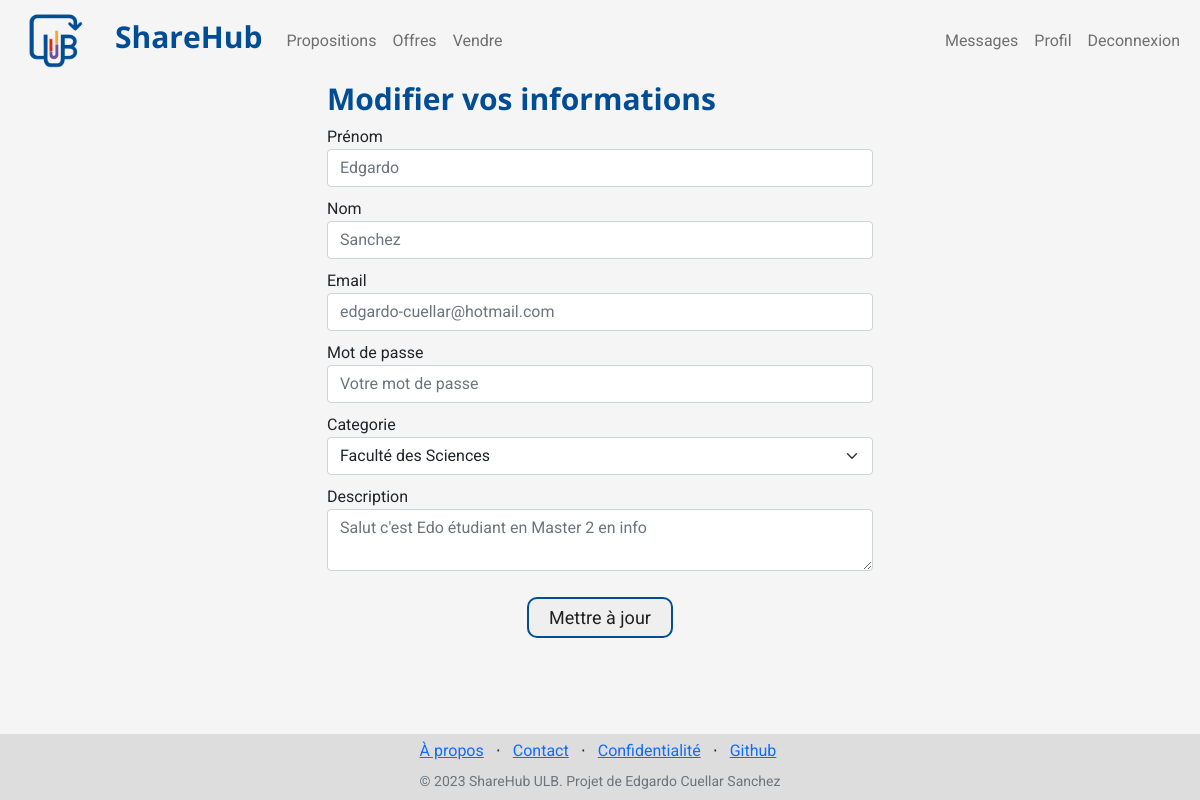
Screenshot of /modify_user (signed in) with the database file from the repository.
### store/models/customer.py (models this page shows, shortened)
class Customer(models.Model):
    first_name = models.CharField(max_length=50)
    last_name = models.CharField (max_length=50)
    description = models.CharField(max_length=288)
    faculty = models.CharField(max_length=50)
    email=models.EmailField()
    password = models.CharField(max_length=100)
    @staticmethod
    def get_customer_by_id(id):
        try:
            return Customer.objects.get(id= id)
        except:
            return False

### store/views/modify_user.py (the view, shortened to what this page needs)
# urls.py: path('modify_user', ModifyUser.as_view(), name='modify_user'),
class ModifyUser(View):
    def get(self, request):
        if not request.session.get('customer'):
            return redirect('login')
        user = Customer.get_customer_by_id(request.session.get('customer'))
        categories = Category.get_all_categories()
        return render(request, 'modify_user.html', {'user': user, 'categories': categories})

### store/models/category.py (called while the page is built)
    @staticmethod
    def get_all_categories():
        return Category.objects.all()

### store/templates/modify_user.html (shortened to what this page needs)
{% extends 'base.html' %}
{% block content %}
<div class="container">
    <div class="row justify-content-center">
        <div class="col-md-6">
            <h2>Modifier vos informations</h2>
            <form method="post">
                <div class="form-group">
                    <label for="first_name">Prénom</label>
                    <input type="text" class="form-control" id="first_name" name="first_name" placeholder="{{ user.first_name }}" placeholder="{{ user.first_name }}">
                </div>
                <div class="form-group">
                    <label for="last_name">Nom</label>
                    <input type="text" class="form-control" id="last_name" name="last_name" placeholder="{{ user.last_name }}" placeholder="{{ user.last_name }}">
                </div>
                <div class="form-group">
                    <label for="email">Email</label>
                    <input type="email" class="form-control" id="email" name="email" valplaceholderue="{{ user.email }}" placeholder="{{ user.email }}">
                </div>
                <div class="form-group">
                    <label for="password">Mot de passe</label>
                    <input type="password" class="form-control" id="password" name="password" placeholder="Votre mot de passe">
                </div>
                <div class="form-group">
                    <label for="">Categorie</label>
                    <select id="cars" name="faculty" class="form-select" aria-label="Catégorie">
                        {% for category in categories %}
                            {% if category.id == user.faculty|add:0 %}
                                <option selected value="{{category.name}}">{{category.name}}</option>
                            {% else %}
                                <option value="{{category.name}}">{{category.name}}</option>
                            {% endif %}
                        {% endfor %}
                    </select>
                </div>
                <div class="form-group">
                    <label for="description">Description</label>
                    <textarea class="form-control" id="description" name="description" placeholder="{{ user.description }}"></textarea>
                </div>
                <div style="text-align: center;">
                    <button type="submit" class="mt-3">Mettre à jour</button>
                </div>
            </form>
        </div>
    </div>
</div>
{% endblock %}

### store/templates/base.html (style rules this page uses)
body { font-family: 'Roboto', sans-serif; background-color: #F5F5F5; min-height: 100vh; display: flex; flex-direction: column; }
h2 { font-family: 'Open Sans', sans-serif; font-weight: 700; font-size: 30px; color: #004D95; }

### store/templates/modify_user.html (style rules this page uses)
form div { margin-bottom: 10px; }
button { font-size: large; color: #000000dd; padding: 5px 20px; border: #004D95 solid 2px; border-radius: 10px; margin: auto; }

### rows the page displays
Customer: first_name "Edgardo", last_name "Sanchez", email "edgardo-cuellar@hotmail.com", description "Salut c'est Edo étudiant en Master 2 en info"

### other values shown
form field faculty "Faculté des Sciences"
